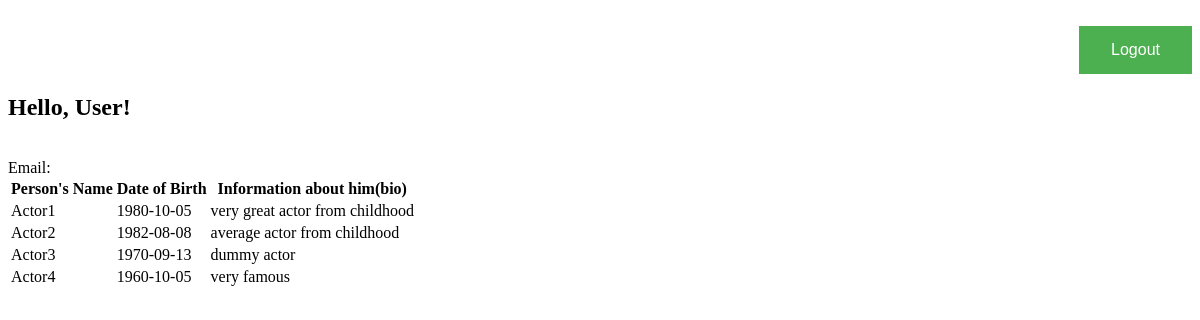
The app's page /allactors.php with its own data.
### tables this page shows
CREATE TABLE Cast_and_crew (
	id int PRIMARY KEY AUTO_INCREMENT,
    name VARCHAR(30) NOT NULL,
    date_of_birth date,
    bio VARCHAR(200)
);

### allactors.php (the view, shortened to what this page needs)
<html>
<head>
	<link rel="stylesheet" type="text/css" href="style.css"/>
</head>
<body>
	<form name = "logoutForm" action = "logout.php" method = "POST" align = "right">
		<button type = "submit" name = "Logout">Logout</button>
	</form>
<?php
	echo "<h2>Hello, User!</h2></br>";
	echo "Email: ".$_SESSION['email']."</br>";
	require_once 'dbconnect.php';
	$sql = "SELECT name,date_of_birth,bio FROM cast_and_crew";
if ($result=mysqli_query($con,$sql))
  {
	echo "<table> <tr> <th>Person's Name</th> <th>Date of Birth</th> <th>Information about him(bio)</th> </tr>";
  while ($obj=mysqli_fetch_object($result))
    {
		echo "<tr> <td>$obj->name</td> <td>$obj->date_of_birth</td> <td>$obj->bio</td> </tr>";
    }
	echo "</table>";
}
?>
</body>
</html>

### style.css (style rules this page uses)
html { background: url(https://i.pinimg.com/originals/7b/8a/98/7b8a983faf282cab258cbfe9f5c226bb.jpg) no-repeat center center fixed; -webkit-background-size: cover; -moz-background-size: cover; -o-background-size: cover; background-size: cover; color: black; }
button { background-color: #4CAF50; border: none; color: white; padding: 15px 32px; text-align: center; text-decoration: none; display: inline-block; font-size: 16px; }

### records on screen
cast_and_crew: name "Actor1", date_of_birth "1980-10-05", bio "very great actor from childhood"
cast_and_crew: name "Actor2", date_of_birth "1982-08-08", bio "average actor from childhood"
cast_and_crew: name "Actor3", date_of_birth "1970-09-13", bio "dummy actor"
cast_and_crew: name "Actor4", date_of_birth "1960-10-05", bio "very famous"
